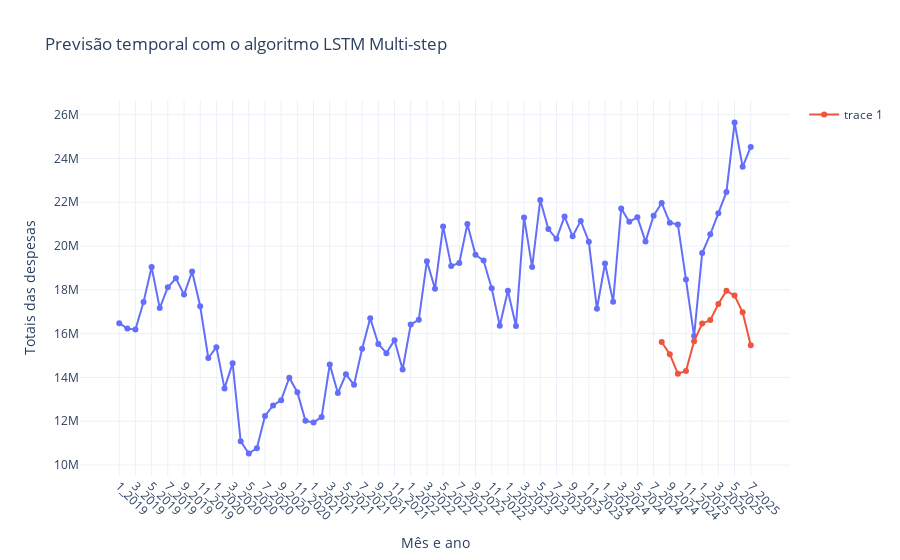

Notebook code for this chart:
### Code cell
fig = grafico_base('Previsão temporal com o algoritmo LSTM Multi-step')

fig.add_trace(
    go.Scatter(
        x = test.mes,
        y = y_pred_inv.flatten()
    )
)

fig.update_traces(mode='lines+markers', line=dict(width=2))
fig.update_xaxes(tickangle=45)
fig.update_layout(
    template='plotly_white',
    hovermode='x unified'
    )

fig.show()

### Figure 1 — Plotly figure (JSON) as saved in the notebook; plotly's stock layout.template omitted (floating-point values rounded to 4 significant figures; data arrays with more than 128 entries replaced by an {"elided": "..."} marker saying what was removed)
{"data": [{"hovertemplate": "Mês e ano=%{x}<br>Totais das despesas=%{y}<extra></extra>", "legendgroup": "", "line": {"color": "#636efa", "dash": "solid", "width": 2}, "marker": {"symbol": "circle"}, "mode": "lines+markers", "name": "", "orientation": "v", "showlegend": false, "type": "scatter", "x": ["1_2019", "2_2019", "3_2019", "4_2019", "5_2019", "6_2019", "7_2019", "8_2019", "9_2019", "10_2019", "11_2019", "12_2019", "1_2020", "2_2020", "3_2020", "4_2020", "5_2020", "6_2020", "7_2020", "8_2020", "9_2020", "10_2020", "11_2020", "12_2020", "1_2021", "2_2021", "3_2021", "4_2021", "5_2021", "6_2021", "7_2021", "8_2021", "9_2021", "10_2021", "11_2021", "12_2021", "1_2022", "2_2022", "3_2022", "4_2022", "5_2022", "6_2022", "7_2022", "8_2022", "9_2022", "10_2022", "11_2022", "12_2022", "1_2023", "2_2023", "3_2023", "4_2023", "5_2023", "6_2023", "7_2023", "8_2023", "9_2023", "10_2023", "11_2023", "12_2023", "1_2024", "2_2024", "3_2024", "4_2024", "5_2024", "6_2024", "7_2024", "8_2024", "9_2024", "10_2024", "11_2024", "12_2024", "1_2025", "2_2025", "3_2025", "4_2025", "5_2025", "6_2025", "7_2025"], "xaxis": "x", "y": [16480000.0, 16230000.0, 16190000.0, 17440000.0, 19040000.0, 17170000.0, 18120000.0, 18530000.0, 17780000.0, 18830000.0, 17250000.0, 14890000.0, 15380000.0, 13500000.0, 14650000.0, 11080000.0, 10530000.0, 10770000.0, 12240000.0, 12720000.0, 12960000.0, 13990000.0, 13330000.0, 12020000.0, 11940000.0, 12200000.0, 14600000.0, 13290000.0, 14140000.0, 13660000.0, 15310000.0, 16710000.0, 15520000.0, 15110000.0, 15700000.0, 14360000.0, 16410000.0, 16640000.0, 19310000.0, 18050000.0, 20890000.0, 19090000.0, 19230000.0, 21010000.0, 19600000.0, 19340000.0, 18080000.0, 16360000.0, 17960000.0, 16350000.0, 21310000.0, 19040000.0, 22110000.0, 20770000.0, 20330000.0, 21350000.0, 20450000.0, 21150000.0, 20200000.0, 17130000.0, 19200000.0, 17460000.0, 21710000.0, 21100000.0, 21320000.0, 20200000.0, 21380000.0, 21970000.0, 21070000.0, 20980000.0, 18470000.0, 15890000.0, 19680000.0, 20540000.0, 21500000.0, 22470000.0, 25640000.0, 23620000.0, 24530000.0], "yaxis": "y"}, {"line": {"width": 2}, "mode": "lines+markers", "type": "scatter", "x": ["8_2024", "9_2024", "10_2024", "11_2024", "12_2024", "1_2025", "2_2025", "3_2025", "4_2025", "5_2025", "6_2025", "7_2025"], "y": {"elided": "144 float values"}}], "layout": {"hovermode": "x unified", "legend": {"tracegroupgap": 0}, "title": {"text": "Previsão temporal com o algoritmo LSTM Multi-step"}, "xaxis": {"anchor": "y", "domain": [0, 1], "tickangle": 45, "title": {"text": "Mês e ano"}}, "yaxis": {"anchor": "x", "domain": [0, 1], "title": {"text": "Totais das despesas"}}}}
